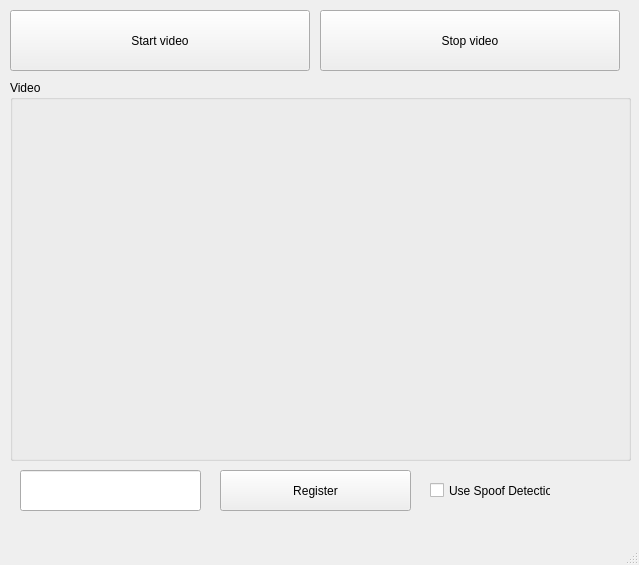
<?xml version="1.0" encoding="UTF-8"?>
<!--
 * @license
 * Copyright 2018 AI Lab - Telkom University. All Rights Reserved.
 * Licensed under the Apache License, Version 2.0 (the "License")
 * you may not use this file except in compliance with the License.
 * You may obtain a copy of the License at
 *
 * https://www.apache.org/licenses/LICENSE-2.0
 *
 * Unless required by applicable law or agreed to in writing, software
 * distributed under the License is distributed on an "AS IS" BASIS,
 * WITHOUT WARRANTIES OR CONDITIONS OF ANY KIND, either express or implied.
 * See the License for the specific language governing permissions and
 * limitations under the License.
 * =============================================================================
-->
<ui version="4.0">
	<class>MainWindow</class>
	<widget class="QMainWindow" name="MainWindow">
		<property name="geometry">
			<rect>
				<x>0</x>
				<y>0</y>
				<width>639</width>
				<height>565</height>
			</rect>
		</property>
		<property name="windowTitle">
			<string>MainWindow</string>
		</property>
		<property name="styleSheet">
			<string notr="true"/>
		</property>
		<widget class="QWidget" name="centralwidget">
			<widget class="QGroupBox" name="groupBox">
				<property name="geometry">
					<rect>
						<x>10</x>
						<y>80</y>
						<width>621</width>
						<height>381</height>
					</rect>
				</property>
				<property name="sizePolicy">
					<sizepolicy hsizetype="Preferred" vsizetype="Preferred">
						<horstretch>0</horstretch>
						<verstretch>0</verstretch>
					</sizepolicy>
				</property>
				<property name="title">
					<string>Video</string>
				</property>
				<widget class="QWidget" name="ImgWidget" native="true">
					<property name="geometry">
						<rect>
							<x>10</x>
							<y>20</y>
							<width>601</width>
							<height>351</height>
						</rect>
					</property>
				</widget>
			</widget>
			<widget class="QPushButton" name="startButton">
				<property name="geometry">
					<rect>
						<x>10</x>
						<y>10</y>
						<width>300</width>
						<height>61</height>
					</rect>
				</property>
				<property name="text">
					<string>Start video</string>
				</property>
			</widget>
			<widget class="QPushButton" name="stopButton">
				<property name="geometry">
					<rect>
						<x>320</x>
						<y>10</y>
						<width>300</width>
						<height>61</height>
					</rect>
				</property>
				<property name="text">
					<string>Stop video</string>
				</property>
			</widget>
			<widget class="QPushButton" name="registerButton">
				<property name="geometry">
					<rect>
						<x>220</x>
						<y>470</y>
						<width>191</width>
						<height>41</height>
					</rect>
				</property>
				<property name="text">
					<string>Register</string>
				</property>
			</widget>
			<widget class="QLineEdit" name="newLabel">
				<property name="geometry">
					<rect>
						<x>20</x>
						<y>470</y>
						<width>181</width>
						<height>41</height>
					</rect>
				</property>
				<property name="font">
					<font>
						<pointsize>12</pointsize>
					</font>
				</property>
			</widget>
			<widget class="QCheckBox" name="useSpoof">
				<property name="geometry">
					<rect>
						<x>430</x>
						<y>480</y>
						<width>121</width>
						<height>21</height>
					</rect>
				</property>
				<property name="text">
					<string>Use Spoof Detection</string>
				</property>
			</widget>
		</widget>
		<widget class="QMenuBar" name="menubar">
			<property name="geometry">
				<rect>
					<x>0</x>
					<y>0</y>
					<width>639</width>
					<height>21</height>
				</rect>
			</property>
		</widget>
		<widget class="QStatusBar" name="statusbar"/>
	</widget>
	<resources/>
	<connections/>
</ui>


<!-- @author ANDITYA ARIFIANTO, AI LAB - 2018 -->
